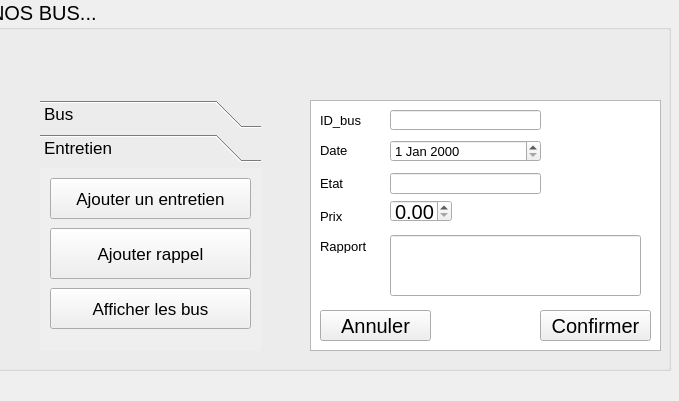
<?xml version="1.0" encoding="UTF-8"?>
<ui version="4.0">
 <class>ajoutentret</class>
 <widget class="QDialog" name="ajoutentret">
  <property name="geometry">
   <rect>
    <x>0</x>
    <y>0</y>
    <width>679</width>
    <height>401</height>
   </rect>
  </property>
  <property name="windowTitle">
   <string>Dialog</string>
  </property>
  <widget class="QLabel" name="label">
   <property name="geometry">
    <rect>
     <x>-310</x>
     <y>-70</y>
     <width>991</width>
     <height>511</height>
    </rect>
   </property>
   <property name="text">
    <string/>
   </property>
   <property name="pixmap">
    <pixmap>../../2019-URBAN-Iveco-Crealis-18-m-In-Motion-Charging.png</pixmap>
   </property>
  </widget>
  <widget class="QGroupBox" name="groupBox">
   <property name="geometry">
    <rect>
     <x>-10</x>
     <y>0</y>
     <width>681</width>
     <height>371</height>
    </rect>
   </property>
   <property name="font">
    <font>
     <pointsize>15</pointsize>
    </font>
   </property>
   <property name="title">
    <string>NOS BUS...</string>
   </property>
   <widget class="QToolBox" name="toolBox">
    <property name="geometry">
     <rect>
      <x>50</x>
      <y>100</y>
      <width>221</width>
      <height>251</height>
     </rect>
    </property>
    <property name="font">
     <font>
      <pointsize>13</pointsize>
     </font>
    </property>
    <property name="currentIndex">
     <number>1</number>
    </property>
    <widget class="QWidget" name="Bus">
     <property name="geometry">
      <rect>
       <x>0</x>
       <y>0</y>
       <width>221</width>
       <height>181</height>
      </rect>
     </property>
     <attribute name="label">
      <string>Bus</string>
     </attribute>
     <widget class="QPushButton" name="pushButton">
      <property name="geometry">
       <rect>
        <x>10</x>
        <y>10</y>
        <width>201</width>
        <height>41</height>
       </rect>
      </property>
      <property name="text">
       <string>Ajouter bus</string>
      </property>
     </widget>
     <widget class="QPushButton" name="pushButton_2">
      <property name="geometry">
       <rect>
        <x>10</x>
        <y>60</y>
        <width>201</width>
        <height>51</height>
       </rect>
      </property>
      <property name="text">
       <string>Mettre bus hors service</string>
      </property>
     </widget>
     <widget class="QPushButton" name="pushButton_3">
      <property name="geometry">
       <rect>
        <x>10</x>
        <y>120</y>
        <width>201</width>
        <height>41</height>
       </rect>
      </property>
      <property name="text">
       <string>Afficher les bus</string>
      </property>
     </widget>
    </widget>
    <widget class="QWidget" name="Entretien">
     <property name="geometry">
      <rect>
       <x>0</x>
       <y>0</y>
       <width>221</width>
       <height>181</height>
      </rect>
     </property>
     <attribute name="label">
      <string>Entretien</string>
     </attribute>
     <widget class="QPushButton" name="pushButton_7">
      <property name="geometry">
       <rect>
        <x>10</x>
        <y>60</y>
        <width>201</width>
        <height>51</height>
       </rect>
      </property>
      <property name="text">
       <string>Ajouter rappel</string>
      </property>
     </widget>
     <widget class="QPushButton" name="pushButton_8">
      <property name="geometry">
       <rect>
        <x>10</x>
        <y>120</y>
        <width>201</width>
        <height>41</height>
       </rect>
      </property>
      <property name="text">
       <string>Afficher les bus</string>
      </property>
     </widget>
     <widget class="QPushButton" name="pushButton_9">
      <property name="geometry">
       <rect>
        <x>10</x>
        <y>10</y>
        <width>201</width>
        <height>41</height>
       </rect>
      </property>
      <property name="text">
       <string>Ajouter un entretien</string>
      </property>
     </widget>
    </widget>
   </widget>
   <widget class="QTextBrowser" name="textBrowser">
    <property name="geometry">
     <rect>
      <x>320</x>
      <y>100</y>
      <width>351</width>
      <height>251</height>
     </rect>
    </property>
    <property name="font">
     <font>
      <pointsize>10</pointsize>
     </font>
    </property>
   </widget>
   <widget class="QPushButton" name="pushButton_4">
    <property name="geometry">
     <rect>
      <x>330</x>
      <y>310</y>
      <width>111</width>
      <height>31</height>
     </rect>
    </property>
    <property name="text">
     <string>Annuler</string>
    </property>
   </widget>
   <widget class="QPushButton" name="pushButton_5">
    <property name="geometry">
     <rect>
      <x>550</x>
      <y>310</y>
      <width>111</width>
      <height>31</height>
     </rect>
    </property>
    <property name="text">
     <string>Confirmer</string>
    </property>
   </widget>
   <widget class="QLineEdit" name="lineEdit">
    <property name="geometry">
     <rect>
      <x>400</x>
      <y>110</y>
      <width>151</width>
      <height>20</height>
     </rect>
    </property>
    <property name="font">
     <font>
      <pointsize>10</pointsize>
     </font>
    </property>
   </widget>
   <widget class="QLabel" name="label_2">
    <property name="geometry">
     <rect>
      <x>330</x>
      <y>110</y>
      <width>101</width>
      <height>21</height>
     </rect>
    </property>
    <property name="font">
     <font>
      <pointsize>10</pointsize>
     </font>
    </property>
    <property name="text">
     <string>ID_bus</string>
    </property>
   </widget>
   <widget class="QLabel" name="label_3">
    <property name="geometry">
     <rect>
      <x>330</x>
      <y>140</y>
      <width>61</width>
      <height>20</height>
     </rect>
    </property>
    <property name="font">
     <font>
      <pointsize>10</pointsize>
     </font>
    </property>
    <property name="text">
     <string/>
    </property>
   </widget>
   <widget class="QLabel" name="label_4">
    <property name="geometry">
     <rect>
      <x>330</x>
      <y>140</y>
      <width>71</width>
      <height>21</height>
     </rect>
    </property>
    <property name="font">
     <font>
      <pointsize>10</pointsize>
     </font>
    </property>
    <property name="text">
     <string>Date </string>
    </property>
   </widget>
   <widget class="QDateEdit" name="dateEdit">
    <property name="geometry">
     <rect>
      <x>400</x>
      <y>140</y>
      <width>151</width>
      <height>22</height>
     </rect>
    </property>
    <property name="font">
     <font>
      <pointsize>10</pointsize>
     </font>
    </property>
   </widget>
   <widget class="QLabel" name="label_6">
    <property name="geometry">
     <rect>
      <x>330</x>
      <y>173</y>
      <width>47</width>
      <height>21</height>
     </rect>
    </property>
    <property name="font">
     <font>
      <pointsize>10</pointsize>
     </font>
    </property>
    <property name="text">
     <string>Etat</string>
    </property>
   </widget>
   <widget class="QLineEdit" name="lineEdit_4">
    <property name="geometry">
     <rect>
      <x>400</x>
      <y>173</y>
      <width>151</width>
      <height>21</height>
     </rect>
    </property>
   </widget>
   <widget class="QLabel" name="label_5">
    <property name="geometry">
     <rect>
      <x>330</x>
      <y>210</y>
      <width>47</width>
      <height>13</height>
     </rect>
    </property>
    <property name="font">
     <font>
      <pointsize>10</pointsize>
     </font>
    </property>
    <property name="text">
     <string>Prix</string>
    </property>
   </widget>
   <widget class="QLineEdit" name="lineEdit_5">
    <property name="geometry">
     <rect>
      <x>400</x>
      <y>235</y>
      <width>251</width>
      <height>61</height>
     </rect>
    </property>
   </widget>
   <widget class="QLabel" name="label_7">
    <property name="geometry">
     <rect>
      <x>330</x>
      <y>240</y>
      <width>47</width>
      <height>13</height>
     </rect>
    </property>
    <property name="font">
     <font>
      <pointsize>10</pointsize>
     </font>
    </property>
    <property name="text">
     <string>Rapport</string>
    </property>
   </widget>
   <widget class="QDoubleSpinBox" name="doubleSpinBox">
    <property name="geometry">
     <rect>
      <x>400</x>
      <y>200</y>
      <width>62</width>
      <height>22</height>
     </rect>
    </property>
   </widget>
  </widget>
 </widget>
 <resources/>
 <connections>
  <connection>
   <sender>pushButton_4</sender>
   <signal>clicked()</signal>
   <receiver>ajoutentret</receiver>
   <slot>reject()</slot>
   <hints>
    <hint type="sourcelabel">
     <x>376</x>
     <y>320</y>
    </hint>
    <hint type="destinationlabel">
     <x>703</x>
     <y>199</y>
    </hint>
   </hints>
  </connection>
  <connection>
   <sender>pushButton_5</sender>
   <signal>clicked()</signal>
   <receiver>ajoutentret</receiver>
   <slot>reject()</slot>
   <hints>
    <hint type="sourcelabel">
     <x>611</x>
     <y>328</y>
    </hint>
    <hint type="destinationlabel">
     <x>726</x>
     <y>323</y>
    </hint>
   </hints>
  </connection>
 </connections>
</ui>
